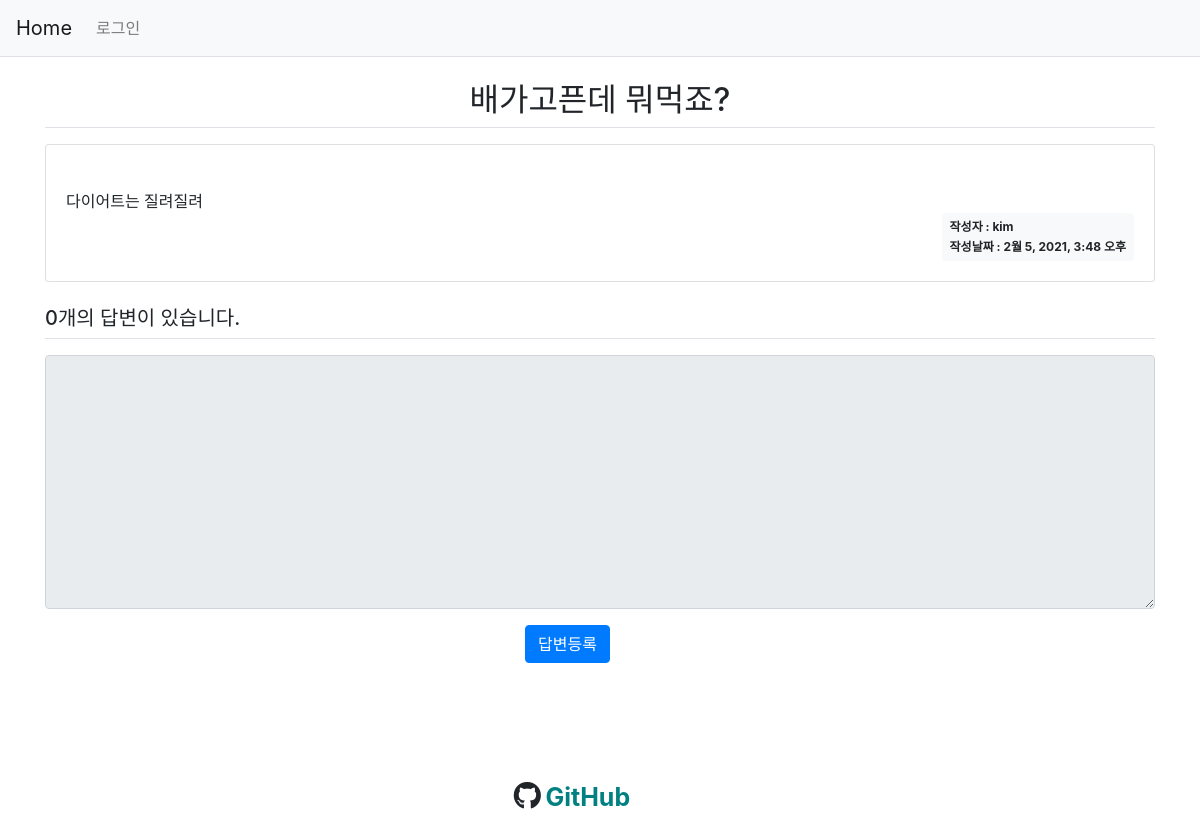
Page /228/ on the earlier database version.
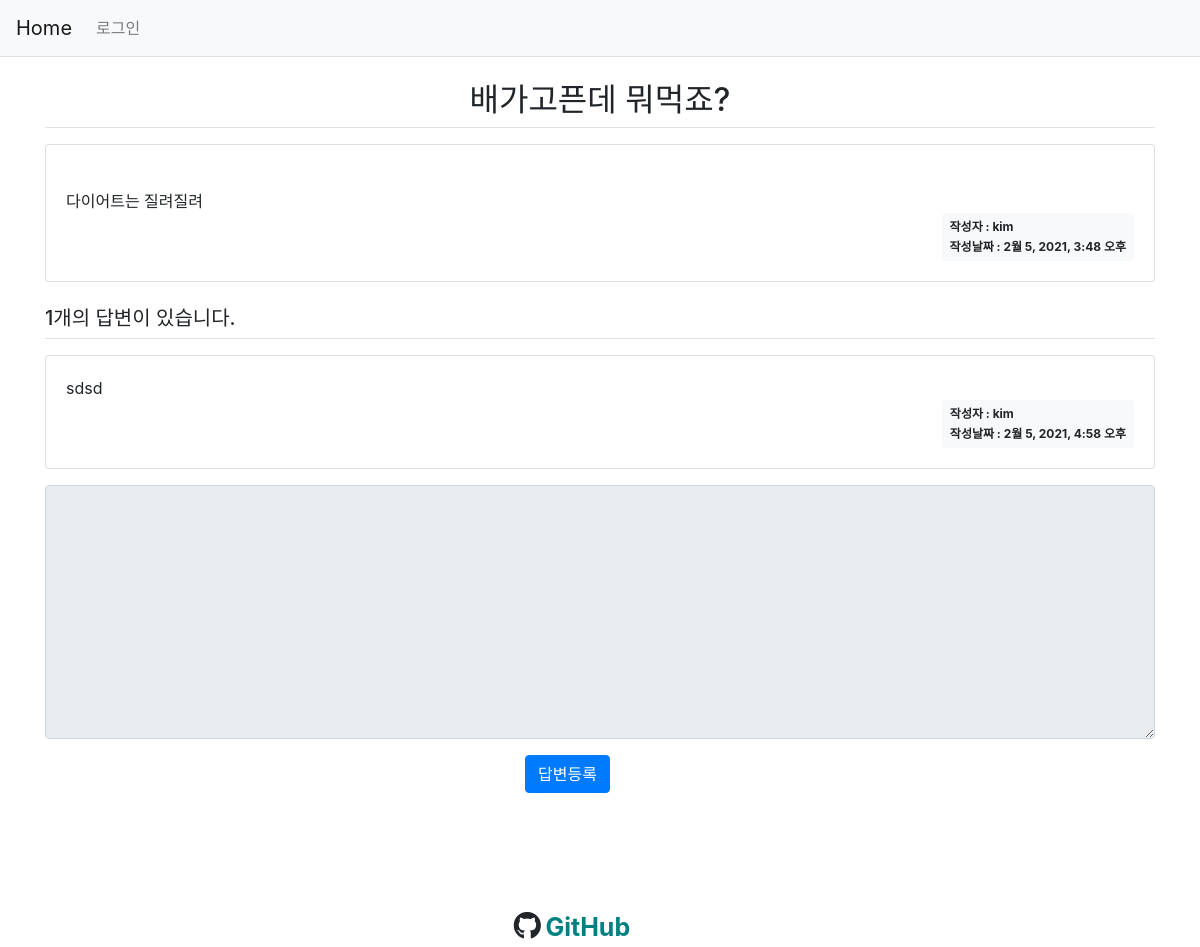
Same page on the later database version.
### pybo/models.py (models this page shows, shortened)
class Question(models.Model):
    subject = models.CharField(max_length=200)  # 최대 200자 까지 입력 가능
    content = models.TextField()
    create_date = models.DateTimeField()
    photo = models.ImageField(upload_to="photo")
    author = models.ForeignKey(
        User, on_delete=models.CASCADE, null=True
    )  # 계정이 삭제되면 연결된 질문 데이터 삭제

class Answer(models.Model):
    question = models.ForeignKey(Question, on_delete=models.CASCADE)
    content = models.TextField()
    create_date = models.DateTimeField()
    author = models.ForeignKey(
        User, on_delete=models.CASCADE, null=True
    )  # 계정이 삭제되면 연결된 질문 데이터 삭제

### pybo/views.py (the view)
# urls.py: path("<int:pk>/", views.detail, name="detail"),
def detail(request, pk):
    try:
        get_question = Question.objects.get(pk=pk)
        context = {"get_question": get_question}
    except Question.DoesNotExist:
        messages.error(request, "조회된 질문이 없습니다.")
        return redirect("pybo:index")
    return render(request, "templates/detail.html", context)

### templates/detail.html (shortened to what this page needs)
{% extends 'base.html' %}
{% load static %}
    {% block content %}
    <div class="container my-3">
        <h2 class="border-bottom py-2" style="text-align: center;"> {{get_question.subject}}</h2>
        <div class="card my-3">
            <div class="card-body">
                <div class="card-text" style="white-space: pre-line;">
                    {{get_question.content}}
                </div>
                <div class="d-flex justify-content-end">
                    <div class="badge badge-light p-2 text-left">
                        <div class="mb-2">
                            <span style="text-align: center;">작성자 :  {{ get_question.author.username }}</span>
                        </div>
                        <div>
                            <span>작성날짜 : {{ get_question.create_date }}</span>
                        </div>
                    </div>
                </div>
            </div>
        </div>
        <h5 class="border-bottom my-3 py-2">{{get_question.answer_set.count}}개의 답변이 있습니다.</h5>
        {% for answer in get_question.answer_set.all %}
            <div class="card my-3">
                <div class="card-body" >
                    <div class="card-text" style="white-space: pre-line;"> {{answer.content}} </div>
                    <div class="d-flex justify-content-end">
                        <div class="badge badge-light p-2 text-left">
                            <div class="mb-2">
                                <span>작성자 : {{ answer.author.username }}</span>
                            </div>
                            <div>
                                <span>작성날짜 : {{ answer.create_date }}</span>
                            </div>
                        </div>
                    </div>
                </div>
        </div>
        {% endfor %}
    <form action=" {% url 'pybo:answer_create' get_question.id %} " method="POST" class="my-3">
        <div class="form-group">
            <textarea {% if not user.is_authenticated %}disabled{% endif %}
              name="content" id="content" class="form-control" rows="10"></textarea>
        </div>
        <input type="submit" value="답변등록" class="btn btn-primary" style="position: relative; left: 480px;">
    </form>
    {% endblock  %}

Differences in the rows shown:
computed for Question "배가고픈데 뭐먹죠?": answer_set.count "0" → "1"
added Answer: content "sdsd", author.username "kim", create_date "2월 5, 2021, 4:58 오후"
